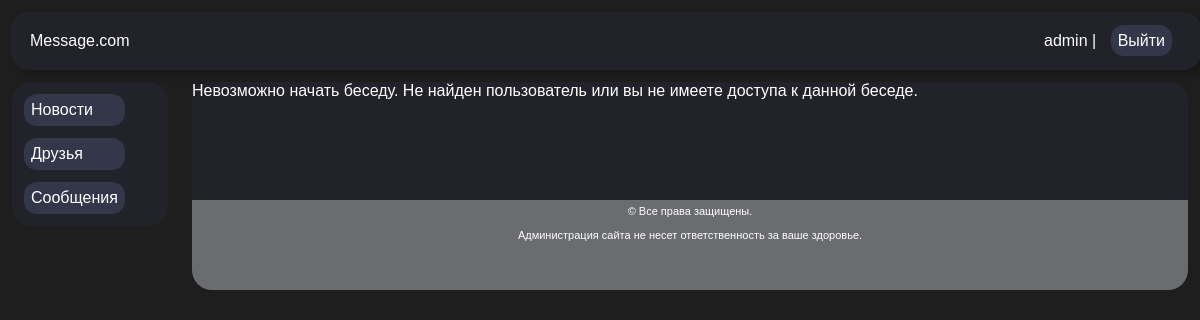
The page /dialogs/5/ (signed in) on the database as committed earlier.
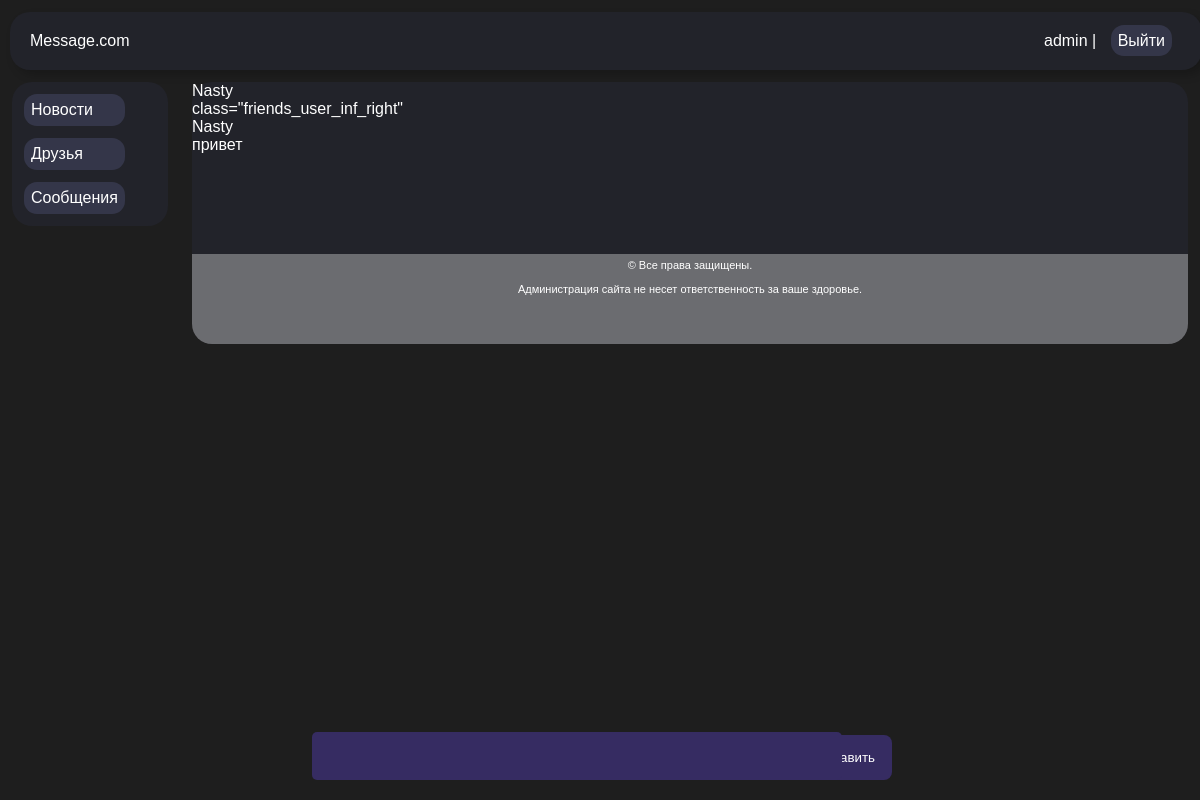
The same page on the database as committed later.
### ChatApp/models.py (models this page shows)
class Message(models.Model):
    chat = models.ForeignKey(Chat, on_delete=models.PROTECT, verbose_name=_("Чат"))
    author = models.ForeignKey(get_user_model(), on_delete=models.PROTECT, verbose_name=_("Пользователь"))
    message = models.TextField(_("Сообщение"))
    pub_date = models.DateTimeField(_('Дата сообщения'), default=timezone.now)
    is_readed = models.BooleanField(_('Прочитано'), default=False)
    class Meta:
        ordering=['pub_date']
    def __str__(self):
        return self.message

### ProfileApp/models.py (models this page shows, shortened)
class ProfileUser(AbstractUser):
    photo = models.ImageField(upload_to='photo_user/%Y/%m/%d/', blank=True, null=True, verbose_name='Фото пользователя')
    slug = AutoSlugField(max_length=100, unique=True, populate_from=('username',), verbose_name="URL")
    status = models.BooleanField(default=True, verbose_name='Статус') # Online/Ofline
    birthday = models.DateTimeField(blank=True, null=True, verbose_name='День рождения')
    friends = models.ManyToManyField('ProfileUser', blank=True, related_name='friends+', verbose_name='Друзья')
    groups = models.ManyToManyField(
        'auth.Group',
        related_name='%(app_label)s_%(class)s_groups+',
        blank=True,
        verbose_name='Группы',
        help_text='Группы, к которым принадлежит этот пользователь.',
    )
    user_permissions = models.ManyToManyField(
        'auth.Permission',
        related_name='%(app_label)s_%(class)s_user_permissions+',
        blank=True,
        verbose_name='Права',
        help_text='Специальные права для данного пользователя.',
    )
    def __str__(self):
        return self.username
    class Meta:
        verbose_name = 'Профиль'
        verbose_name_plural = 'Профиль'
        ordering = ['id',]

### ChatApp/views.py (the view, shortened to what this page needs)
# urls.py: path('dialogs/<int:chat_id>/', MessagesView.as_view(), name='messages'),
class MessagesView(DataMixin, View):
    template_name = 'ChatApp/messages.html'
    def get(self, request, chat_id):
        try:
            chat = Chat.objects.get(id=chat_id)
            if request.user in chat.members.all():
                chat.message_set.filter(is_readed=False).exclude(author=request.user).update(is_readed=True)
            else:
                chat = None
        except Chat.DoesNotExist:
            chat = None
        context = self.get_user_context(title=request.user)
        context['chat'] = chat
        context['form'] = MessageForm()
        return render(request, self.template_name, context)

### ChatApp/forms.py
class MessageForm(forms.ModelForm):
    message = forms.CharField(label='Введите текст', widget=forms.TextInput(attrs={'class': 'message-input'}))
    class Meta:
        model = Message
        fields = ['message']

### ProfileApp/utils.py (called while the page is built)
    def get_user_context(self, **kwargs):
        context = kwargs
        context['menu'] = menu
        if 'cat_selected' not in context:
            context['cat_selected'] = 0
        return context

### ChatApp/templates/ChatApp/messages.html (shortened to what this page needs)
{% extends 'base.html' %}
{% block content %}
{% if not chat %}
    <div class="panel panel-body">
        Невозможно начать беседу. Не найден пользователь или вы не имеете доступа к данной беседе.
    </div>
{% else %}
    {% load tz %}
    {% if chat %}
        <div id="messages" class="panel">
            <div id="innerMessages">
                {% for message in chat.message_set.all %}
                    <p>{{ message.author }}</p>
                    <p>{{ message }}</p>
                {% endfor %}
            </div>
        </div>
    {% endif %}
    <div id="message_form">
        <form id="message-form" class="panel panel-body" method="post" >
            {% for f in form %}
            {{ f }}
            {% endfor %}
            <button type="submit" class="to_send_bt">Отправить</button>
        </form>
    </div>
{% endif %}
{% endblock %}

### AppStatic/templates/base.html (shortened to what this page needs)
{% load static %}
<!DOCTYPE html>
<html lang="en">
<head>
    <link type="text/css" href="{% static 'styles.css' %}" rel="stylesheet">
</head>
<body>
<header>
  <ul>
    <li>Message.com</li>
  </ul>
  <span class="head_right">
    {% if request.user.is_authenticated %}
      <p><a href="{% url 'profile_user:profile' prof_slug=user.slug %}">{{ user.username }}</a> | <a href="{% url 'logout' %}" id="header" class="little_button">Выйти</a></p>
    {% else %}
      <p><a href="{% url 'register' %}" class="little_button">Зарегистророваться</a><a href="{% url 'login' %}" class="little_button">Войти</a></p>
    {% endif %}
  </span>
</header>
<div class="sidebar">
  <span>
    {% for m in menu %}
      <a href="{% url m.url_name %}" id="header" class="sidebar_button">{{m.title}}</a>
    {% endfor %}
    </span>
</div>
<div class="container">
{% block content %}
{% endblock content %}
  <div class="footer" id="footer">
    <p>&copy; Все права защищены.</p>
    <p>&nbsp;</p>
    <p>Администрация сайта не несет ответственность за ваше здоровье.</p>
  </div>
</div>
</body>
</html>

Rows that differ between the two databases and show on the page:
added Message: author "Nasty", message "class=\"friends_user_inf_right\""
added Message: author "Nasty", message "привет"
Other text that changed with them:
text no longer shown: "Невозможно начать беседу. Не найден пользователь или вы не имеете доступа к данной беседе."
text now shown: "Отправить"
